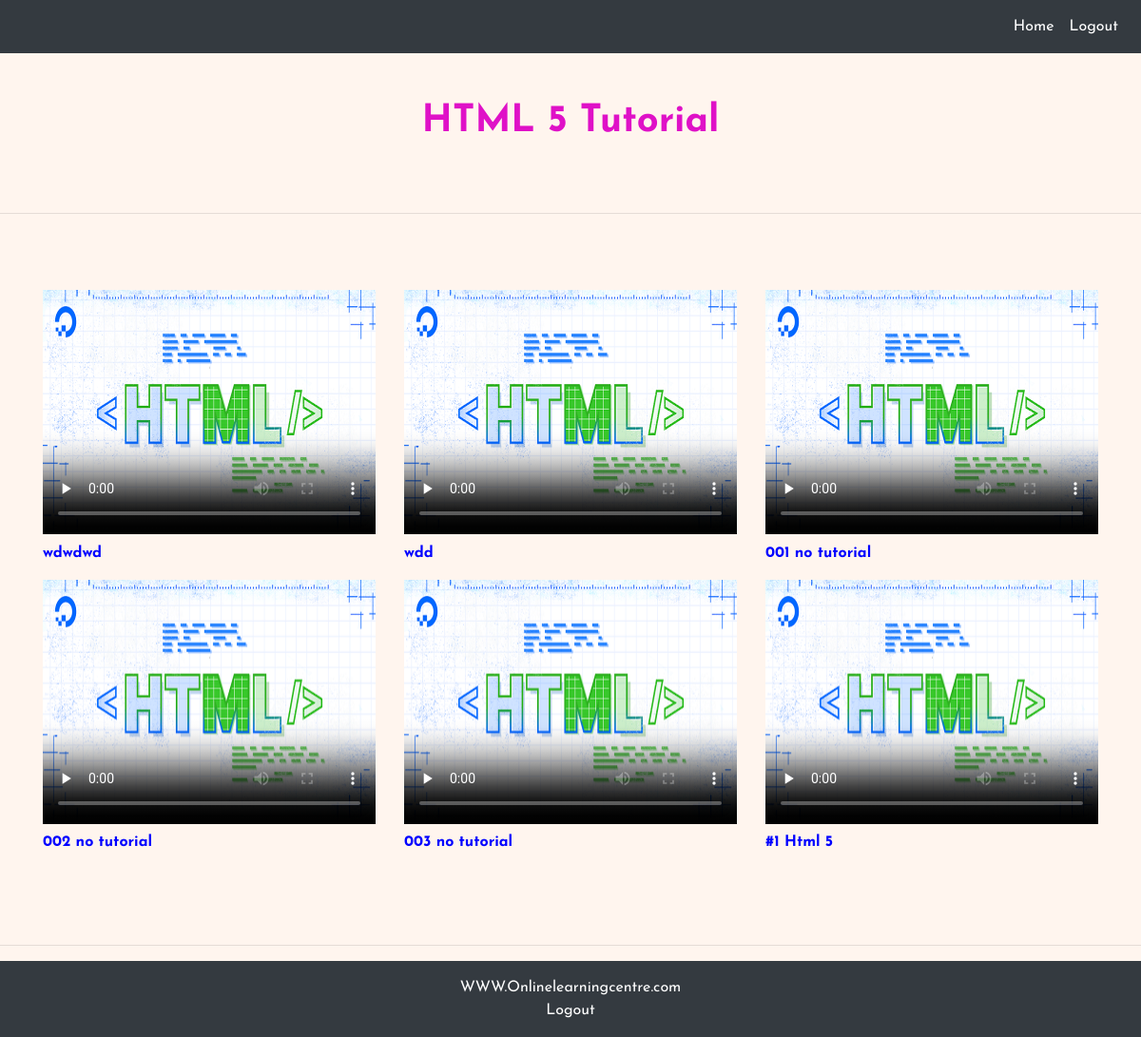
The page /htmltutorial.php on the database its author committed.
### tables this page shows
CREATE TABLE `html` (
  `video no` int(255) NOT NULL,
  `id` int(255) NOT NULL,
  `video` varchar(255) NOT NULL,
  `tittle` varchar(255) NOT NULL
);

### htmltutorial.php (the view, shortened to what this page needs)
<!DOCTYPE html>
<html>
  <link rel="stylesheet" href="https://maxcdn.bootstrapcdn.com/bootstrap/4.5.2/css/bootstrap.min.css">
  <link rel="stylesheet" type="text/css" href="css/style.css">
<body>
<nav class="navbar navbar-expand-lg navbar-dark bg-dark">
  <div class="collapse navbar-collapse" id="navbarSupportedContent">
    <ul class="navbar-nav ml-auto">
      <li class="nav-item active">
        <a class="nav-link" href="studenthomepage.php">Home <span class="sr-only">(current)</span></a>
      </li>
      <li class="nav-item active">
        <a class="nav-link" href="tlogout.php">Logout</a>
      </li>
  </div>
</nav>
<div class="py-5" style="text-align:center">
  <h1  style="color:#DF11C7" ><b>HTML 5 Tutorial</b></h1>
</div>
<hr>
<section class="py-5">
<div class="container mt-3 mb-3">
    <div class="row">
        <?php
        include("db.php");
        $q = "SELECT * FROM html";
        $query = mysqli_query($conn,$q);
        while($row=mysqli_fetch_array($query)) {
          $name = $row['video'];
          ?>
          <div class="col-md-4">
            <video width="100%" controls preload="none" poster="image/image/html.jpg">
            <source src="<?php echo 'upload/'.$name;?>">
          </video>
           <p style="color:blue"><b><?= $tittle = $row['tittle']?></b></p>
          </div>
        <?php }
?>
</div>
</div>
</section>
<hr>
</body>
<footer  class="p-3 bg-dark " >
                  <div style="text-align:center">
    <a href="Tutorhome.php" style="color:white">WWW.Onlinelearningcentre.com</a> <br>
    <a href="tlogout.php" style="color:white">Logout</a>
   </div>
</footer>
</html>

### css/style.css (style rules this page uses)
* { margin: 0; padding: 0; box-sizing: border-box; font-family: 'Josefin Sans', sans-serif; }
body { background-color:#FFF5EE; }

### rows shown on the page
html: tittle "wdwdwd"
html: tittle "wdd"
html: tittle "001 no tutorial"
html: tittle "002 no tutorial"
html: tittle "003 no tutorial"
html: tittle "#1 Html 5"
